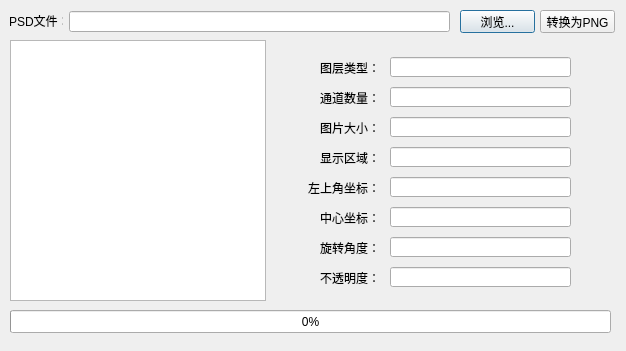
<?xml version="1.0" encoding="UTF-8"?>
<ui version="4.0">
 <class>ParserDialog</class>
 <widget class="QDialog" name="ParserDialog">
  <property name="geometry">
   <rect>
    <x>0</x>
    <y>0</y>
    <width>626</width>
    <height>351</height>
   </rect>
  </property>
  <property name="minimumSize">
   <size>
    <width>626</width>
    <height>351</height>
   </size>
  </property>
  <property name="maximumSize">
   <size>
    <width>626</width>
    <height>351</height>
   </size>
  </property>
  <property name="windowTitle">
   <string>PSD图层解析工具</string>
  </property>
  <widget class="QListView" name="listView">
   <property name="geometry">
    <rect>
     <x>10</x>
     <y>40</y>
     <width>256</width>
     <height>261</height>
    </rect>
   </property>
   <property name="sizePolicy">
    <sizepolicy hsizetype="Fixed" vsizetype="MinimumExpanding">
     <horstretch>0</horstretch>
     <verstretch>0</verstretch>
    </sizepolicy>
   </property>
   <property name="editTriggers">
    <set>QAbstractItemView::EditKeyPressed</set>
   </property>
  </widget>
  <widget class="QLabel" name="label_2">
   <property name="geometry">
    <rect>
     <x>320</x>
     <y>90</y>
     <width>60</width>
     <height>16</height>
    </rect>
   </property>
   <property name="text">
    <string>通道数量：</string>
   </property>
  </widget>
  <widget class="QLineEdit" name="channels_lineEdit">
   <property name="geometry">
    <rect>
     <x>390</x>
     <y>87</y>
     <width>181</width>
     <height>20</height>
    </rect>
   </property>
   <property name="readOnly">
    <bool>true</bool>
   </property>
  </widget>
  <widget class="QLineEdit" name="size_lineEdit">
   <property name="geometry">
    <rect>
     <x>390</x>
     <y>117</y>
     <width>181</width>
     <height>20</height>
    </rect>
   </property>
   <property name="readOnly">
    <bool>true</bool>
   </property>
  </widget>
  <widget class="QLabel" name="label_3">
   <property name="geometry">
    <rect>
     <x>320</x>
     <y>120</y>
     <width>60</width>
     <height>16</height>
    </rect>
   </property>
   <property name="text">
    <string>图片大小：</string>
   </property>
  </widget>
  <widget class="QLineEdit" name="rect_lineEdit">
   <property name="geometry">
    <rect>
     <x>390</x>
     <y>147</y>
     <width>181</width>
     <height>20</height>
    </rect>
   </property>
   <property name="readOnly">
    <bool>true</bool>
   </property>
  </widget>
  <widget class="QLabel" name="label_4">
   <property name="geometry">
    <rect>
     <x>320</x>
     <y>150</y>
     <width>60</width>
     <height>16</height>
    </rect>
   </property>
   <property name="text">
    <string>显示区域：</string>
   </property>
  </widget>
  <widget class="QLineEdit" name="refp_lineEdit">
   <property name="geometry">
    <rect>
     <x>390</x>
     <y>177</y>
     <width>181</width>
     <height>20</height>
    </rect>
   </property>
   <property name="readOnly">
    <bool>true</bool>
   </property>
  </widget>
  <widget class="QLabel" name="label_5">
   <property name="geometry">
    <rect>
     <x>308</x>
     <y>180</y>
     <width>72</width>
     <height>16</height>
    </rect>
   </property>
   <property name="text">
    <string>左上角坐标：</string>
   </property>
  </widget>
  <widget class="QLabel" name="label_6">
   <property name="geometry">
    <rect>
     <x>320</x>
     <y>210</y>
     <width>60</width>
     <height>16</height>
    </rect>
   </property>
   <property name="text">
    <string>中心坐标：</string>
   </property>
  </widget>
  <widget class="QLineEdit" name="centerp_lineEdit">
   <property name="geometry">
    <rect>
     <x>390</x>
     <y>207</y>
     <width>181</width>
     <height>20</height>
    </rect>
   </property>
   <property name="readOnly">
    <bool>true</bool>
   </property>
  </widget>
  <widget class="QLabel" name="label_7">
   <property name="geometry">
    <rect>
     <x>320</x>
     <y>240</y>
     <width>60</width>
     <height>16</height>
    </rect>
   </property>
   <property name="text">
    <string>旋转角度：</string>
   </property>
  </widget>
  <widget class="QLineEdit" name="angel_lineEdit">
   <property name="geometry">
    <rect>
     <x>390</x>
     <y>237</y>
     <width>181</width>
     <height>20</height>
    </rect>
   </property>
   <property name="readOnly">
    <bool>true</bool>
   </property>
  </widget>
  <widget class="QLabel" name="label">
   <property name="geometry">
    <rect>
     <x>9</x>
     <y>13</y>
     <width>54</width>
     <height>16</height>
    </rect>
   </property>
   <property name="text">
    <string>PSD文件：</string>
   </property>
  </widget>
  <widget class="QLineEdit" name="file_lineEdit">
   <property name="geometry">
    <rect>
     <x>69</x>
     <y>11</y>
     <width>381</width>
     <height>21</height>
    </rect>
   </property>
   <property name="readOnly">
    <bool>true</bool>
   </property>
  </widget>
  <widget class="QPushButton" name="browsePushButton">
   <property name="geometry">
    <rect>
     <x>460</x>
     <y>10</y>
     <width>75</width>
     <height>23</height>
    </rect>
   </property>
   <property name="text">
    <string>浏览...</string>
   </property>
  </widget>
  <widget class="QPushButton" name="convertPushButton">
   <property name="geometry">
    <rect>
     <x>540</x>
     <y>10</y>
     <width>75</width>
     <height>23</height>
    </rect>
   </property>
   <property name="text">
    <string>转换为PNG</string>
   </property>
  </widget>
  <widget class="QProgressBar" name="progressBar">
   <property name="geometry">
    <rect>
     <x>10</x>
     <y>310</y>
     <width>601</width>
     <height>23</height>
    </rect>
   </property>
   <property name="maximum">
    <number>500</number>
   </property>
   <property name="value">
    <number>0</number>
   </property>
  </widget>
  <widget class="QLineEdit" name="opacity_lineEdit">
   <property name="geometry">
    <rect>
     <x>390</x>
     <y>267</y>
     <width>181</width>
     <height>20</height>
    </rect>
   </property>
   <property name="readOnly">
    <bool>true</bool>
   </property>
  </widget>
  <widget class="QLabel" name="label_8">
   <property name="geometry">
    <rect>
     <x>320</x>
     <y>270</y>
     <width>60</width>
     <height>16</height>
    </rect>
   </property>
   <property name="text">
    <string>不透明度：</string>
   </property>
  </widget>
  <widget class="QLineEdit" name="type_lineEdit">
   <property name="geometry">
    <rect>
     <x>390</x>
     <y>57</y>
     <width>181</width>
     <height>20</height>
    </rect>
   </property>
   <property name="readOnly">
    <bool>true</bool>
   </property>
  </widget>
  <widget class="QLabel" name="label_9">
   <property name="geometry">
    <rect>
     <x>320</x>
     <y>60</y>
     <width>60</width>
     <height>16</height>
    </rect>
   </property>
   <property name="text">
    <string>图层类型：</string>
   </property>
  </widget>
 </widget>
 <layoutdefault spacing="6" margin="11"/>
 <resources/>
 <connections/>
</ui>
